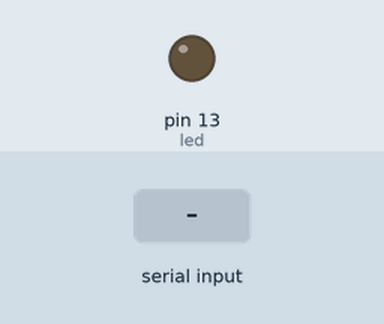
Bench run of a sketch on a simulated Arduino Uno, built with avr-gcc and run on an emulated ATmega328P. On the bench: output pins drawn as LEDs (lit = HIGH). Inputs (shaded band) come from the test bench.

Above: at 1.2 s.
1.3 s: byte 1 (1) received over Serial
At 1.9 s:
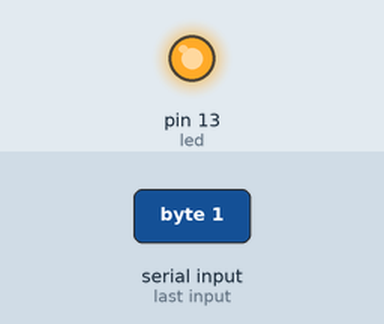
Timing chart, 0 to 4.3 s (numbered marks = the images above; inputs shaded):
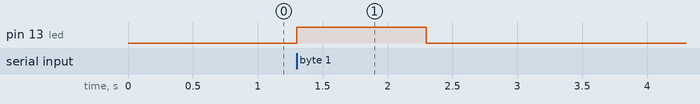

The sketch:

serial_read.ino
```cpp
int incomingByte = 0;
int led = 13;

void setup() {
  // put your setup code here, to run once:
  Serial.begin(115200);
  pinMode(led, OUTPUT);
}

void blink(){
  digitalWrite(led,HIGH);
  delay(1000);
  digitalWrite(led,LOW);
  delay(1000);
}

void loop() {
  // put your main code here, to run repeatedly:
  if(Serial.available()>0){
    incomingByte = Serial.read();
    if(incomingByte == 1){
      blink();
    }

  }
}
```

Measured:
- after the input at 1.3 s, pin 13 (led): LOW → HIGH at once, → LOW 1.0 s later
